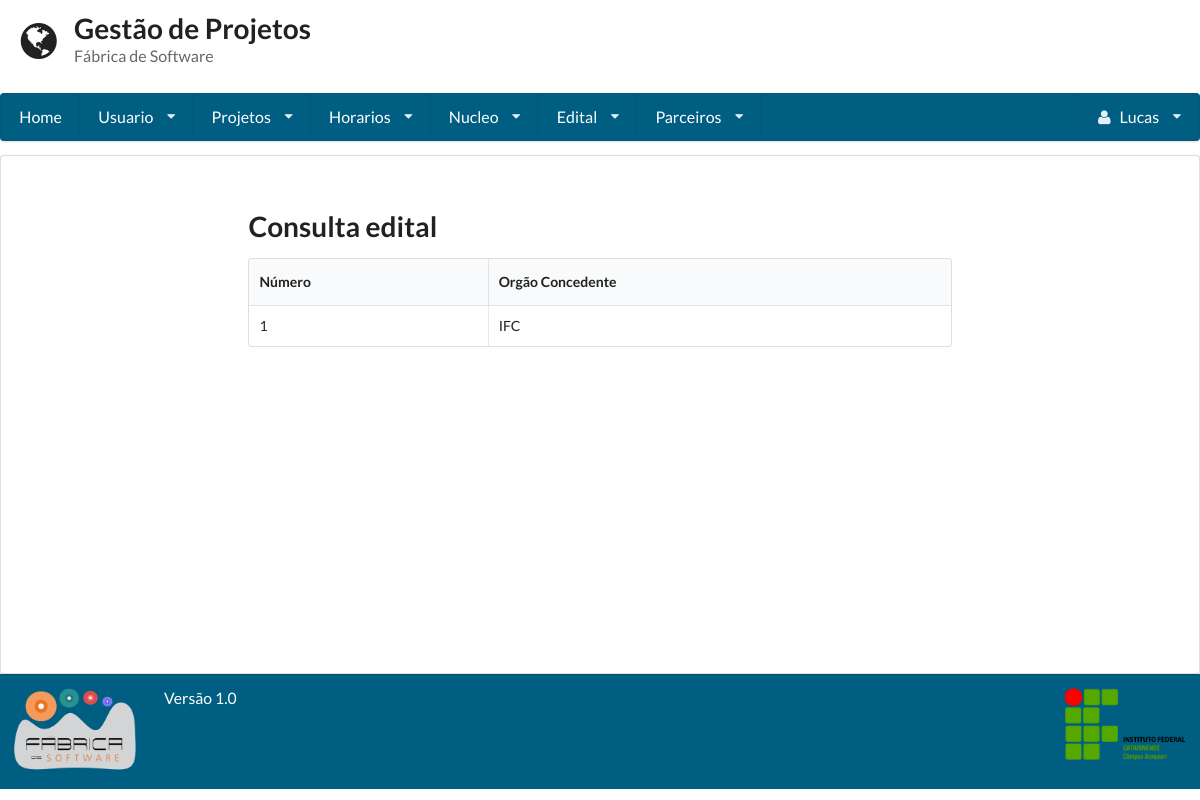
Page /consulta_edital/ (signed in) on the earlier database version.
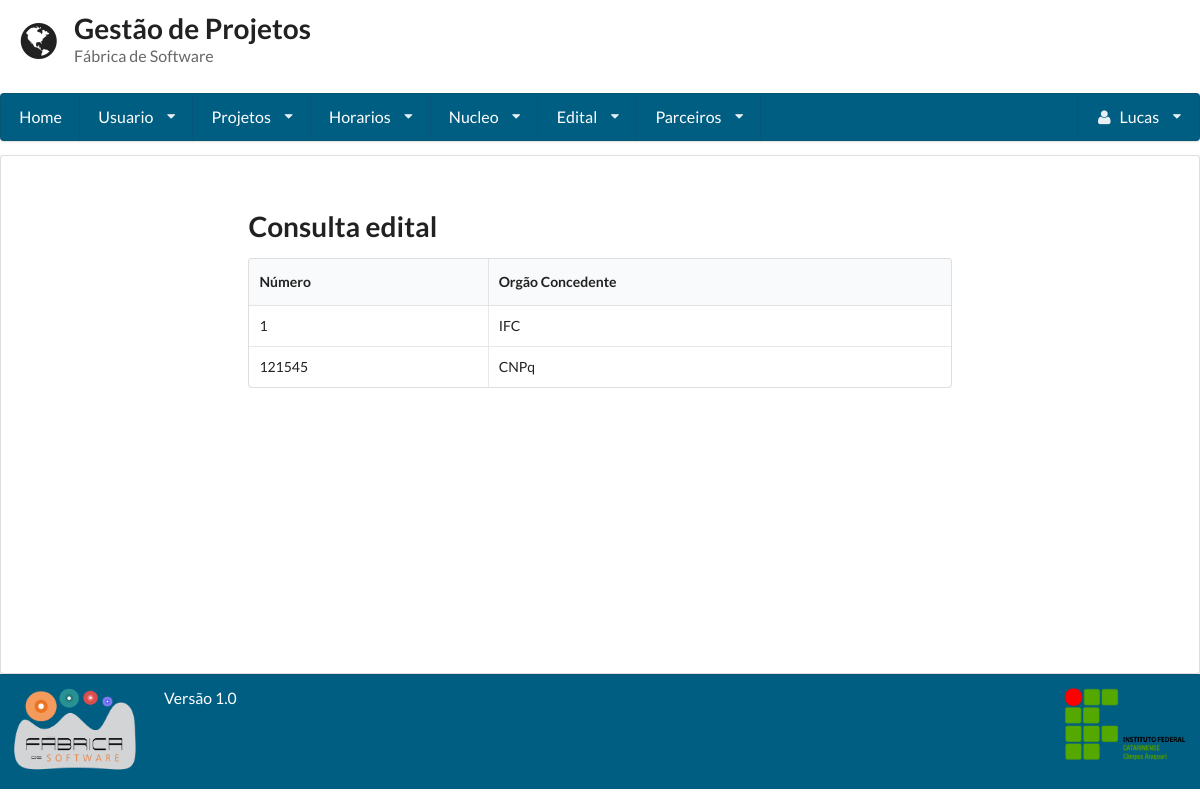
Same page on the later database version.
### gestaoapp/models/edital.py (models this page shows, shortened)
class Edital(models.Model):
    numero = models.IntegerField(unique=True)
    orgao_concedente = models.CharField(max_length=255)
    dt_inicio = models.DateField()
    dt_termino = models.DateField()
    url_edital = models.URLField(max_length=200, null=True, blank=True)
    verba = models.FloatField(null=True, blank=True)
    qtd_bolsa = models.IntegerField( null=True, blank=True)
    pdf_edital = models.FileField(null=True, blank=True)

### gestaoapp/views/edital.py (the view, shortened to what this page needs)
# urls.py: url(r'^consulta_edital/', ConsultaEdital.as_view()),
class ConsultaEdital(LoginRequiredMixin, View):
    template = 'edital/consulta.html'
    def get(self, request):
        form = Busca()
        edital = Edital.objects.all()
        return render(request, self.template, {'editals': edital, "form": form})

### gestaoapp/templates/edital/consulta.html (shortened to what this page needs)
{% extends 'base.html'%}
{% block conteudo%}
<form method='POST' action='/consulta_edital/' class="ui form">
 	<h1 class=" ui header">Consulta edital</h1>
</form>
<table class="ui celled table">
	<thead>
		<tr>
			<th>Número</th>
			<th>Orgão Concedente</th>
		</tr>
	</thead>
	<tbody>
	{% for edital in editals %}
		<tr>
			<td>{{edital.numero}}</td>
			<td>{{edital.orgao_concedente}}</td>
		</tr>
	{% endfor %}
	</tbody>
</table>
{%endblock%}

Differences in the rows shown:
added Edital: numero "121545", orgao_concedente "CNPq"
